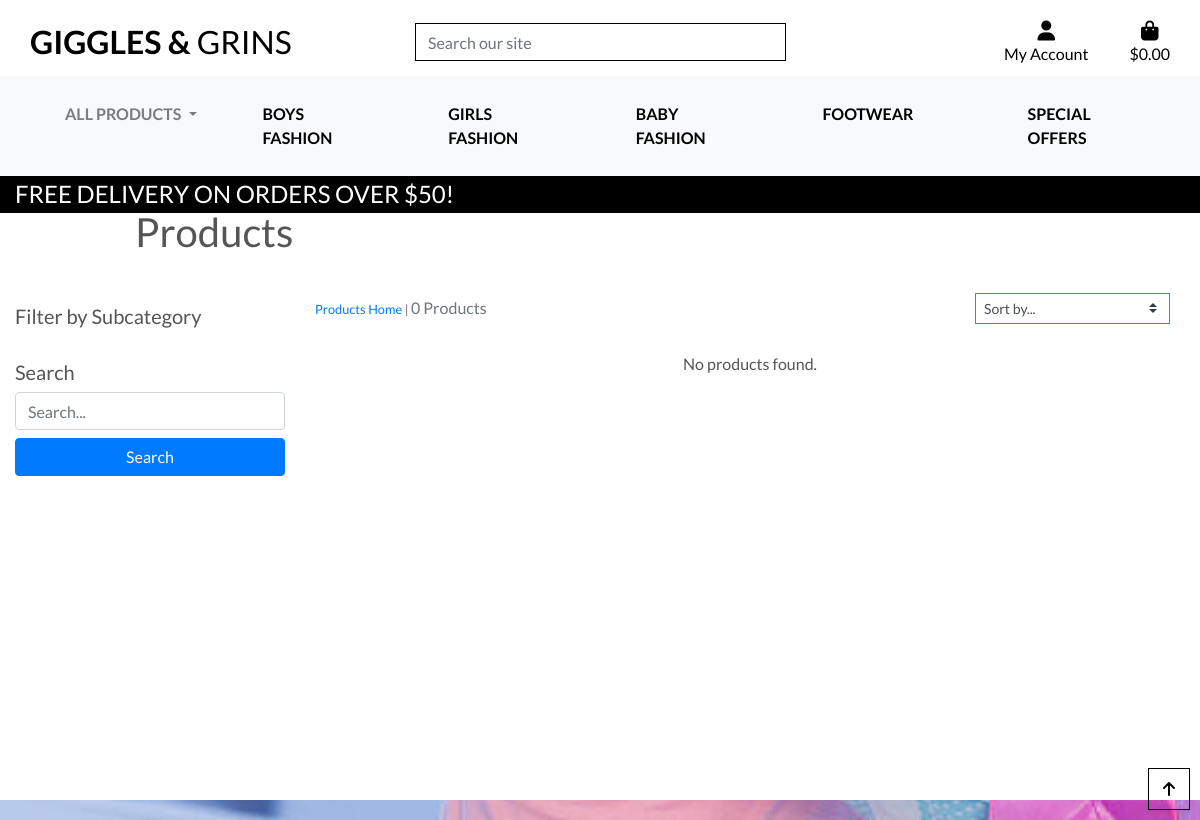
/products/category/Dresses/, run on an earlier commit of the app's database.
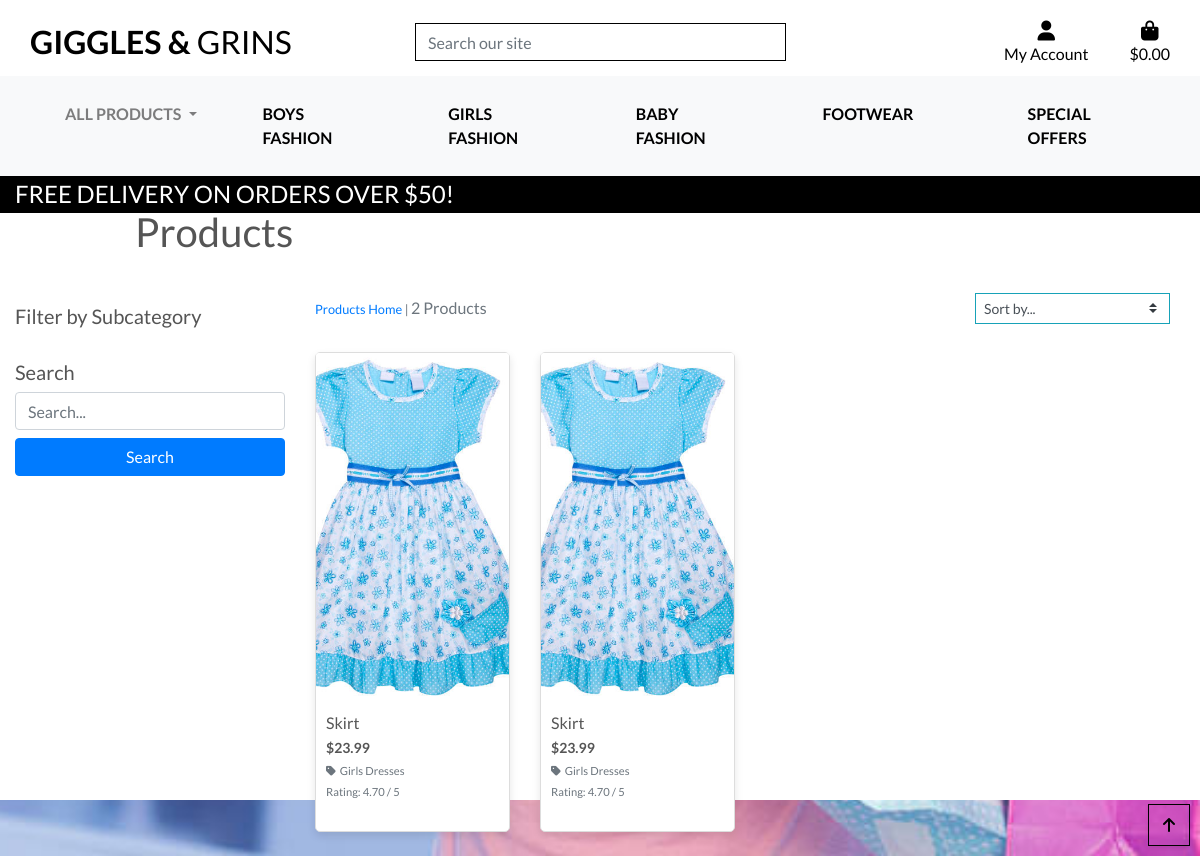
And on a later commit of the database.
### products/models.py (models this page shows, shortened)
class Product(models.Model):
    category = models.ForeignKey('Category', null=True, blank=True, on_delete=models.SET_NULL)
    subcategory = models.ForeignKey('Subcategory', null=True, blank=True, on_delete=models.SET_NULL, related_name="products")
    sku = models.CharField(max_length=254, null=True, blank=True)
    name = models.CharField(max_length=254)
    description = models.TextField()
    has_sizes = models.BooleanField(default=False, null=True, blank=True)
    price = models.DecimalField(max_digits=6, decimal_places=2)
    rating = models.DecimalField(max_digits=6, decimal_places=2, null=True, blank=True)
    image_url = models.URLField(max_length=1024, null=True, blank=True)
    image = models.ImageField(upload_to='product_images/', blank=True, null=True)
    has_sizes = models.BooleanField(default=True)

class Subcategory(models.Model):
    category = models.ForeignKey(Category, on_delete=models.CASCADE, related_name="subcategories")
    name = models.CharField(max_length=254)
    friendly_name = models.CharField(max_length=255, null=True, blank=True)
    description = models.TextField(null=True, blank=True)

### products/views.py (the view)
# urls.py: path('category/<str:category_name>/', views.products_by_category, name='category_products'),
def products_by_category(request, category_name):
    try:
        category = Category.objects.get(name=category_name)
        products = Product.objects.filter(category=category)
        context = {
            'products': products,
            'current_category': category,
        }
        return render(request, 'products/products.html', context)
    except Category.DoesNotExist:
        messages.error(request, "The selected category does not exist.")
        return redirect('products')

### bag/contexts.py (called while the page is built, shortened)
def bag_contents(request):
    bag_items = []
    total = 0
    product_count = 0
    bag = request.session.get('bag', {})
    if total < settings.FREE_DELIVERY_THRESHOLD:
        delivery = total * Decimal(settings.STANDARD_DELIVERY_PERCENTAGE / 100)
        free_delivery_delta = settings.FREE_DELIVERY_THRESHOLD - total
    else:
        delivery = 0
        free_delivery_delta = 0
    grand_total = delivery + total
    context = {
        'bag_items': bag_items,
        'total': total,
        'product_count': product_count,
        'delivery': delivery,
        'free_delivery_delta': free_delivery_delta,
        'free_delivery_threshold': settings.FREE_DELIVERY_THRESHOLD,
        'grand_total': grand_total,
    }
    return context

### products/context_processors.py (called while the page is built)
def categories_with_subcategories(request):
    categories = Category.objects.prefetch_related("subcategories").all()
    return {"categories_with_subcategories": categories}

### products/templates/products/products.html (shortened to what this page needs)
{% extends "base.html" %}
{% load static %}
{% block page_header %}
    <div class="container header-container">
        <div class="row">
            <div class="col">
                <h1 class="my-4">Products</h1>
            </div>
        </div>
    </div>
{% endblock %}
{% block content %}
<div class="overlay"></div>
<div class="container-fluid">
    <div class="row">
        <div class="col-md-3">
            <h5 class="mt-4">Filter by Subcategory</h5>
            <h5 class="mt-4">Search</h5>
            <form method="get" action="{% url 'products' %}">
                <input type="text" name="q" class="form-control mb-2" placeholder="Search..." value="{{ search_term }}">
                <button type="submit" class="btn btn-primary btn-block">Search</button>
            </form>
        </div>
        <div class="col-md-9">
            <div class="row mb-3">
                <div class="col-12 col-md-6 order-md-first">
                    <p class="text-muted mt-3 text-center text-md-left">
                        {% if search_term or current_categories or current_sorting != 'None_None' %}
                            <span class="small"><a href="{% url 'products' %}">Products Home</a> | </span>
                        {% endif %}
                        {{ products|length }} Products{% if search_term %} found for <strong>"{{ search_term }}"</strong>{% endif %}
                    </p>
                </div>
                <div class="col-12 col-md-6 my-auto order-md-last d-flex justify-content-center justify-content-md-end">
                    <div class="sort-select-wrapper w-50">
                        <select id="sort-selector" class="custom-select custom-select-sm rounded-0 border border-{% if current_sorting != 'None_None' %}info{% else %}black{% endif %}">
                            <option value="reset" {% if current_sorting == 'None_None' %}selected{% endif %}>Sort by...</option>
                        </select>
                    </div>
                </div>
            </div>
            <div class="row">
                {% for product in products %}
                    <div class="col-sm-6 col-md-4 col-lg-3 mb-4">
                        <div class="card h-100">
                            <a href="{% url 'product_detail' product.id %}">
                                {% if product.image %}
                                    <img class="card-img-top" src="{{ product.image.url }}" alt="{{ product.name }}">
                                {% elif product.image_url %}
                                    <img class="card-img-top" src="{{ product.image_url }}" alt="{{ product.name }}">
                                {% else %}
                                    <img class="card-img-top" src="{{ MEDIA_URL }}noimage.png" alt="{{ product.name }}">
                                {% endif %}
                            </a>
                            <div class="card-body">
                                <h5 class="card-title">{{ product.name }}</h5>
                                <p class="card-text font-weight-bold">${{ product.price }}</p>
                                {% if product.subcategory %}
                                    <p class="small mt-1 mb-0">
                                        <a class="text-muted" href="{% url 'products' %}?subcategory={{ product.subcategory.name }}">
                                            <i class="fas fa-tag mr-1"></i>{{ product.subcategory.friendly_name }}
                                        </a>
                                    </p>
                                {% elif product.category %}
                                    <p class="small mt-1 mb-0">
                                        <a class="text-muted" href="{% url 'products' %}?category={{ product.category.name }}">
                                            <i class="fas fa-tag mr-1"></i>{{ product.category.friendly_name }}
                                        </a>
                                    </p>
                                {% endif %}
                                {% if product.rating %}
                                    <p class="card-text"><small class="text-muted">Rating: {{ product.rating }} / 5</small></p>
                                {% else %}
                                    <p class="card-text"><small class="text-muted">No Rating</small></p>
                                {% endif %}
                            </div>
                        </div>
                    </div>
                {% empty %}
                    <div class="col-12">
                        <p class="text-center">No products found.</p>
                    </div>
                {% endfor %}
            </div>
        </div>
    </div>
</div>
<div class="btt-button shadow-sm rounded-0 border border-black">
    <a class="btt-link d-flex h-100">
        <i class="fas fa-arrow-up text-black mx-auto my-auto"></i>
    </a>
</div>
{% endblock %}

### templates/base.html (shortened to what this page needs)
{% load static %}
<!doctype html>
<html lang="en">
<head>
    {% block corecss %}
        <link rel="stylesheet" href="https://stackpath.bootstrapcdn.com/bootstrap/4.4.1/css/bootstrap.min.css">
        <link rel="stylesheet" href="{% static 'css/base.css' %}">
    {% endblock %}
</head>
<body>
    <header class="container-fluid fixed-top">
        <div id="topnav" class="row bg-white pt-lg-2 d-none d-lg-flex">
            <div class="col-12 col-lg-4 my-auto py-1 py-lg-0 text-center text-lg-left">
                <a href="{% url 'home' %}" class="nav-link main-logo-link">
                    <h2 class="logo-font text-black my-0"><strong>Giggles & </strong>Grins</h2>
                </a>
            </div>
            <div class="col-12 col-lg-4 my-auto py-1 py-lg-0">
                <form method="GET" action="{% url 'products' %}">
                    <div class="input-group w-100">
                        <input class="form-control border border-black rounded-0" type="text" name="q" placeholder="Search our site">
                    </div>
                </form>
            </div>
            <div class="col-12 col-lg-4 my-auto py-1 py-lg-0">
                <ul class="list-inline list-unstyled text-center text-lg-right my-0">
                    <li class="list-inline-item dropdown">
                        <a class="text-black nav-link" href="#" id="user-options" data-toggle="dropdown" aria-haspopup="true" aria-expanded="false">
                            <div class="text-center">
                                <div><i class="fas fa-user fa-lg"></i></div>
                                <p class="my-0">My Account</p>
                            </div>
                        </a>
                    </li>
                    <li class="list-inline-item">
                        <a class="{% if grand_total %}text-info font-weight-bold{% else %}text-black{% endif %} nav-link" href="{% url 'view_bag' %}">
                            <div class="text-center">
                                <div><i class="fas fa-shopping-bag fa-lg"></i></div>
                                <p class="my-0">
                                    {% if grand_total %}
                                        ${{ grand_total|floatformat:2 }}
                                    {% else %}
                                        $0.00
                                    {% endif %}
                                </p>
                            </div>
                        </a>
                    </li>
                </ul>
            </div>
        </div>
        <div class="row bg-white">
            <nav class="navbar navbar-expand-lg navbar-light bg-light">
                <div class="collapse navbar-collapse" id="main-nav">
                    {% include 'includes/main-nav.html' %}
                </div>
            </nav>
        </div>
        <div id="delivery-banner" class="row text-center">
            <div class="col bg-black text-white">
                <h4 class="logo-font my-1">Free delivery on orders over ${{ free_delivery_threshold }}!</h4>
            </div>
        </div>
    </header>
    {% block page_header %}
    {% endblock %}
    {% block content %}
    {% endblock %}
</body>
</html>

### templates/includes/main-nav.html (shortened to what this page needs)
<nav class="navbar navbar-expand-lg navbar-light bg-light">
    <div class="collapse navbar-collapse" id="navbarNav">
        <ul class="navbar-nav mx-auto">
            <li class="nav-item dropdown">
                <a class="nav-link dropdown-toggle" href="#" id="all-products-link" data-toggle="dropdown" aria-haspopup="true" aria-expanded="false">
                    All Products
                </a>
            </li>
            <li class="nav-item dropdown">
            <a class="logo-font font-weight-bold nav-link text-black mr-5" href="#" id="clothing-link" data-toggle="dropdown" aria-haspopup="true" aria-expanded="false">
                Boys Fashion
            </a>
        </li>
        <li class="nav-item dropdown">
            <a class="logo-font font-weight-bold nav-link text-black mr-5" href="#" id="girlsfashion-link" data-toggle="dropdown" aria-haspopup="true" aria-expanded="false">
                Girls Fashion
            </a>
        </li>
        <li class="nav-item dropdown">
            <a class="logo-font font-weight-bold nav-link text-black mr-5" href="#" id="babyfashion" data-toggle="dropdown" aria-haspopup="true" aria-expanded="false">
                Baby Fashion
            </a>
        </li>
        <li class="nav-item dropdown">
            <a class="logo-font font-weight-bold nav-link text-black mr-5" href="#" id="footwear-link" data-toggle="dropdown" aria-haspopup="true" aria-expanded="false">
                Footwear
            </a>
        </li>
        <li class="nav-item dropdown">
            <a class="logo-font font-weight-bold nav-link text-black" href="#" id="specials-link" data-toggle="dropdown" aria-haspopup="true" aria-expanded="false">
                Special Offers
            </a>
        </li>
    </ul>
</div>
</nav>

### static/css/base.css (style rules this page uses)
html { height: 100%; margin: 0; padding: 0; }
body { background: url('/media/bckground_img.jpg') no-repeat center center fixed; background-size: cover; background-color: #ADD8E6; color: #555; font-family: 'Lato'; height: 100vh; }
.container { margin-top: 20px; }
.logo-font { text-transform: uppercase; text-align: left; }
h2.logo-font { margin-top:1.5rem ; }
.main-logo-link { width: fit-content; }
.text-black { color: #000 !important; }
.border-black { border: 1px solid black !important; }
.bg-black { background: #000 !important; }
.card { border: 1px solid #ddd; border-radius: 5px; box-shadow: 0 4px 8px rgba(0, 0, 0, 0.1); transition: transform 0.2s, box-shadow 0.2s; margin-bottom: 20px; }
.card-img-top { height: 350px; object-fit: cover; width: 100%; }
.card-body { padding: 10px; font-size: 14px; }
.card-title { margin-bottom: 5px; font-size: 16px; }
.card-text { margin-bottom: 5px; }
.collapse.navbar-collapse { float: none; text-align: right; }
.navbar { display: flex; justify-content:space-between; align-items: center; flex-wrap: wrap; }
.nav-item.dropdown { padding: 0 10px; }
.nav-link { padding: 10px 15px; }
.nav-item { margin: 0 15px; }
.navbar-nav .nav-item.dropdown { margin-right: 15px; }
.navbar-nav .nav-link.dropdown-toggle { font-weight: bold; text-transform: uppercase; }
.nav-item a.nav-link { font-size: 16px; text-transform: uppercase; }
.sort-select-wrapper { display: flex; justify-content: flex-end; width: 100%; padding-right: 15px; }
#sort-selector { max-width: 200px; float: right; }
.btt-button { height: 42px; width: 42px; position: fixed; bottom: 10px; right: 10px; }
.btt-link, .update-link, .remove-item { cursor: pointer; }
@media (min-width: 1200px) { .container { max-width: 80%; } }
@media (min-width: 992px) { .header-container { padding-top: 164px; } }

What changed in the data, as far as the page shows it:
added Product: image (picture), name "Skirt", price "23.99", subcategory.friendly_name "Girls Dresses", rating "4.70"
added Product: image (picture), name "Skirt", price "23.99", subcategory.friendly_name "Girls Dresses", rating "4.70"
Also different on the page:
{{ products|length }}: "0" → "2"
text no longer shown: "No products found."
